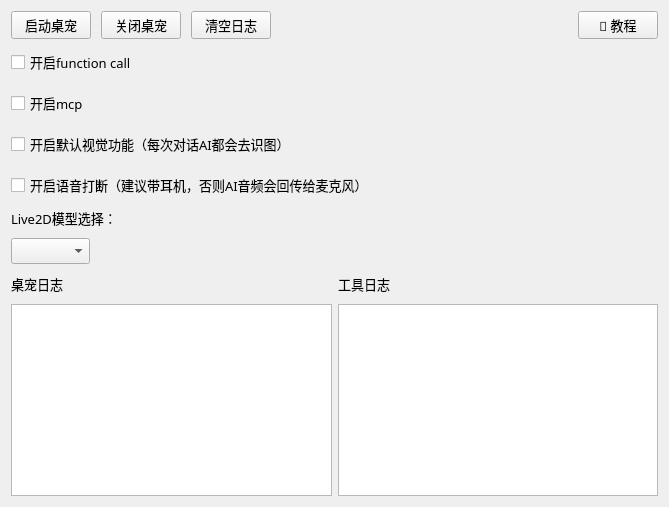
         <widget class="QWidget" name="page">
          <property name="font">
           <font>
            <family>微软雅黑</family>
            <pointsize>10</pointsize>
           </font>
          </property>
          <layout class="QVBoxLayout" name="verticalLayout_8">
           <property name="spacing">
            <number>10</number>
           </property>
           <item>
            <layout class="QHBoxLayout" name="horizontalLayout_2">
             <item>
              <widget class="QPushButton" name="pushButton_8">
               <property name="font">
                <font>
                 <family>微软雅黑</family>
                 <pointsize>10</pointsize>
                </font>
               </property>
               <property name="text">
                <string>启动桌宠</string>
               </property>
              </widget>
             </item>
             <item>
              <widget class="QPushButton" name="pushButton_7">
               <property name="enabled">
                <bool>true</bool>
               </property>
               <property name="font">
                <font>
                 <family>微软雅黑</family>
                 <pointsize>10</pointsize>
                </font>
               </property>
               <property name="text">
                <string>关闭桌宠</string>
               </property>
              </widget>
             </item>
             <item>
              <widget class="QPushButton" name="pushButton_clearLog">
               <property name="font">
                <font>
                 <family>微软雅黑</family>
                 <pointsize>10</pointsize>
                </font>
               </property>
               <property name="text">
                <string>清空日志</string>
               </property>
              </widget>
             </item>
             <item>
              <spacer name="horizontalSpacer_buttons">
               <property name="orientation">
                <enum>Qt::Horizontal</enum>
               </property>
               <property name="sizeHint" stdset="0">
                <size>
                 <width>40</width>
                 <height>20</height>
                </size>
               </property>
              </spacer>
             </item>
             <item>
              <widget class="QPushButton" name="pushButton_tutorial">
               <property name="minimumSize">
                <size>
                 <width>0</width>
                 <height>0</height>
                </size>
               </property>
               <property name="font">
                <font>
                 <family>微软雅黑</family>
                 <pointsize>10</pointsize>
                </font>
               </property>
               <property name="text">
                <string>📖 教程</string>
               </property>
              </widget>
             </item>
            </layout>
           </item>
           <item>
            <layout class="QVBoxLayout" name="verticalLayout_3">
             <property name="spacing">
              <number>15</number>
             </property>
             <item>
              <widget class="QCheckBox" name="checkBox_mcp">
               <property name="font">
                <font>
                 <family>微软雅黑</family>
                 <pointsize>10</pointsize>
                </font>
               </property>
               <property name="text">
                <string>开启function call</string>
               </property>
              </widget>
             </item>
             <item>
              <widget class="QCheckBox" name="checkBox_mcp_enable">
               <property name="font">
                <font>
                 <family>微软雅黑</family>
                 <pointsize>10</pointsize>
                </font>
               </property>
               <property name="text">
                <string>开启mcp</string>
               </property>
              </widget>
             </item>
             <item>
              <widget class="QCheckBox" name="checkBox_5">
               <property name="sizePolicy">
                <sizepolicy hsizetype="Preferred" vsizetype="Preferred">
                 <horstretch>0</horstretch>
                 <verstretch>0</verstretch>
                </sizepolicy>
               </property>
               <property name="font">
                <font>
                 <family>微软雅黑</family>
                 <pointsize>10</pointsize>
                </font>
               </property>
               <property name="text">
                <string>开启默认视觉功能（每次对话AI都会去识图）</string>
               </property>
              </widget>
             </item>
             <item>
              <widget class="QCheckBox" name="checkBox_voice_barge_in">
               <property name="font">
                <font>
                 <family>微软雅黑</family>
                 <pointsize>10</pointsize>
                </font>
               </property>
               <property name="text">
                <string>开启语音打断（建议带耳机，否则AI音频会回传给麦克风）</string>
               </property>
              </widget>
             </item>
            </layout>
           </item>
           <item>
            <layout class="QVBoxLayout" name="verticalLayout_6">
             <item>
              <widget class="QLabel" name="label_model_select">
               <property name="font">
                <font>
                 <family>微软雅黑</family>
                 <pointsize>10</pointsize>
                </font>
               </property>
               <property name="text">
                <string>Live2D模型选择：</string>
               </property>
              </widget>
             </item>
             <item>
              <layout class="QHBoxLayout" name="horizontalLayout_6">
               <item>
                <widget class="QComboBox" name="comboBox_live2d_models">
                 <property name="minimumSize">
                  <size>
                   <width>0</width>
                   <height>0</height>
                  </size>
                 </property>
                 <property name="font">
                  <font>
                   <family>微软雅黑</family>
                   <pointsize>10</pointsize>
                  </font>
                 </property>
                </widget>
               </item>
               <item>
                <spacer name="horizontalSpacer_model">
                 <property name="orientation">
                  <enum>Qt::Horizontal</enum>
                 </property>
                 <property name="sizeHint" stdset="0">
                  <size>
                   <width>568</width>
                   <height>13</height>
                  </size>
                 </property>
                </spacer>
               </item>
              </layout>
             </item>
            </layout>
           </item>
           <item>
            <layout class="QVBoxLayout" name="verticalLayout_7">
             <item>
              <layout class="QHBoxLayout" name="log_labels_layout">
               <property name="spacing">
                <number>6</number>
               </property>
               <item>
                <widget class="QLabel" name="label">
                 <property name="font">
                  <font>
                   <family>微软雅黑</family>
                   <pointsize>10</pointsize>
                  </font>
                 </property>
                 <property name="text">
                  <string>桌宠日志</string>
                 </property>
                </widget>
               </item>
               <item>
                <spacer name="horizontalSpacer_logs">
                 <property name="orientation">
                  <enum>Qt::Horizontal</enum>
                 </property>
                 <property name="sizeHint" stdset="0">
                  <size>
                   <width>40</width>
                   <height>20</height>
                  </size>
                 </property>
                </spacer>
               </item>
               <item>
                <widget class="QLabel" name="label_2">
                 <property name="font">
                  <font>
                   <family>微软雅黑</family>
                   <pointsize>10</pointsize>
                  </font>
                 </property>
                 <property name="text">
                  <string>工具日志</string>
                 </property>
                </widget>
               </item>
               <item>
                <spacer name="horizontalSpacer_logs2">
                 <property name="orientation">
                  <enum>Qt::Horizontal</enum>
                 </property>
                 <property name="sizeHint" stdset="0">
                  <size>
                   <width>40</width>
                   <height>20</height>
                  </size>
                 </property>
                </spacer>
               </item>
              </layout>
             </item>
             <item>
              <layout class="QHBoxLayout" name="logs_layout">
               <property name="spacing">
                <number>6</number>
               </property>
               <item>
                <widget class="QTextEdit" name="textEdit_2">
                 <property name="font">
                  <font>
                   <family>微软雅黑</family>
                   <pointsize>10</pointsize>
                  </font>
                 </property>
                 <property name="readOnly">
                  <bool>true</bool>
                 </property>
                </widget>
               </item>
               <item>
                <widget class="QTextEdit" name="textEdit">
                 <property name="font">
                  <font>
                   <family>微软雅黑</family>
                   <pointsize>10</pointsize>
                  </font>
                 </property>
                 <property name="readOnly">
                  <bool>true</bool>
                 </property>
                </widget>
               </item>
              </layout>
             </item>
            </layout>
           </item>
          </layout>
         </widget>
